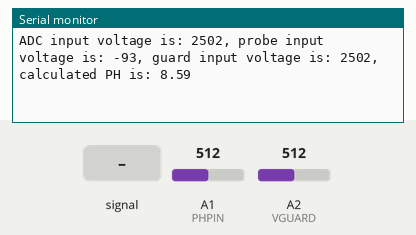
Recording of a sketch running on a simulated Arduino Uno, built with avr-gcc and run on an emulated ATmega328P. Shown: the last lines printed to the serial monitor. The inputs (shaded band) are chosen by the test bench; at power-on: A1 (PHPIN) = 512, A2 (VGUARD) = 512.

Above: at 1.2 s.
1.3 s: A1 (PHPIN) fed a 200 Hz sine of ±460 counts around its level
At 1.57 s:
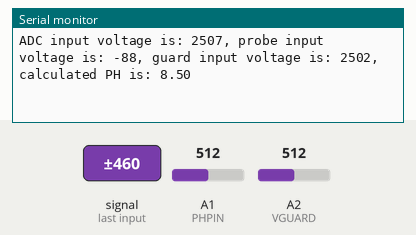
4.3 s: A1 (PHPIN) set to 716
At 4.52 s:
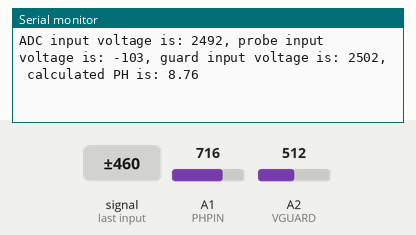
7.3 s: A1 (PHPIN) set to 900
At 7.47 s:
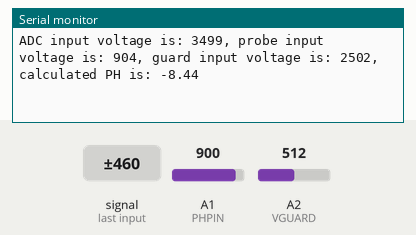
10.3 s: A2 (VGUARD) fed a 200 Hz sine of ±81 counts around its level
At 10.82 s:
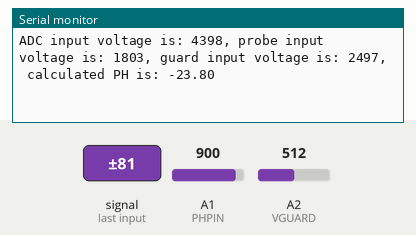
11.8 s: A2 (VGUARD) set to 716
At 12.3 s:
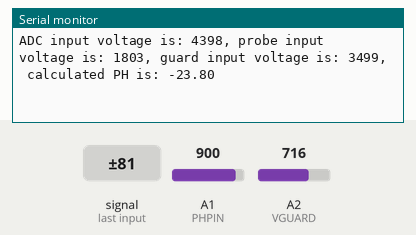
13.3 s: A2 (VGUARD) fed a 2 Hz sine of ±306 counts around its level
At 13.79 s:
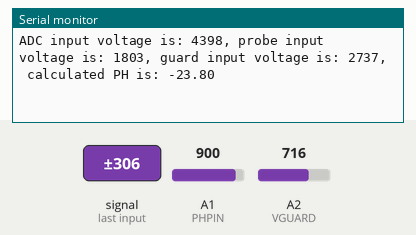
Timing chart, 0 to 15.8 s (numbered marks = the images above; inputs shaded):
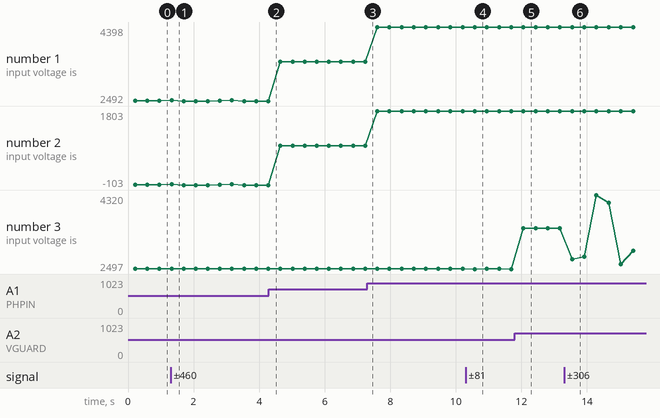

The sketch:

phtest.ino
```cpp
#define PHPIN A1
#define VGUARD A2
#define REF_PH 7
#define OFFSET 95

int adcin = 0;
int vin = 0;
int direct_adcin = 0;
int vout = 0;
int vprobe = 0;
int i = 0;
long long int adcsum = 0;
long long int guardsum = 0;
int vph = 0;
float ph = 0;

int vguard = 0;

void setup() {
  // put your setup code here, to run once:
  pinMode(PHPIN ,INPUT);

  Serial.begin(9600);
}

void loop() {
  // put your main code here, to run repeatedly:

  adcsum = 0;
  guardsum = 0;
  for(i=0;i<=999;i++)
  {
    adcsum = adcsum + analogRead(PHPIN);
    guardsum = guardsum + analogRead(VGUARD);
  }

  adcin = adcsum/1000;
  vguard = guardsum/1000;

  vout = map(adcin,0,1023,0,5000);
  vprobe = map(adcin,0,1023,-2500,2500);
  vprobe = vprobe - OFFSET;
  vguard = map(vguard,0,1023,0,5000);

  ph = REF_PH + ((float)(-vprobe)*0.01708389);


  Serial.print("ADC input voltage is: ");
  Serial.print(vout);
  Serial.print(", probe input voltage is: ");
  Serial.print(vprobe);
  Serial.print(", guard input voltage is: ");
  Serial.print(vguard);
  Serial.print(", calculated PH is: ");
  Serial.print(ph);


  Serial.print('\n');
  delay(100);

}
```

Measured:
- after the input at 1.3 s, the serial monitor: prints a new line at once (image 1)
- after the input at 10.3 s, the serial monitor: prints a new line after 0.28 s (image 4)
- after the input at 11.8 s, the serial monitor: prints a new line after 0.26 s (image 5)
- after the input at 13.3 s, the serial monitor: prints a new line after 0.25 s (image 6)
- plotted number 1: 2502 → 2492 after the input at 1.3 s, 2492 → 3499 after the input at 4.3 s, 3499 → 4398 after the input at 7.3 s
- plotted number 2: -93 → -103 after the input at 1.3 s, -103 → 904 after the input at 4.3 s, 904 → 1803 after the input at 7.3 s
- plotted number 3: 2502 → 2497 after the input at 10.3 s, 2497 → 3499 after the input at 11.8 s, 3499 → 2947 after the input at 13.3 s
